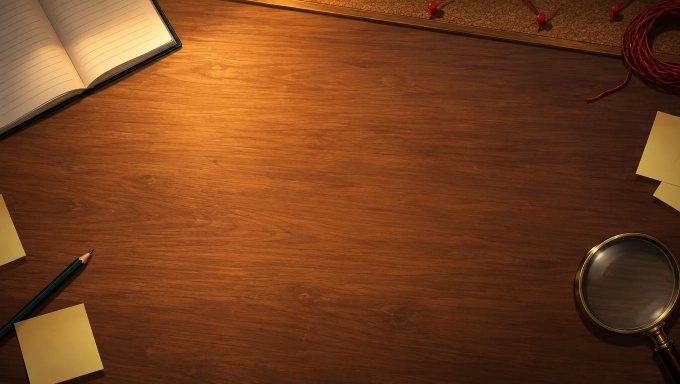
#> input picture art/nguon/topview-2026-10-02/ui-nen-quan-sat.png, 1360 x 768 px (shown at 1/2 size)
$ python xu-ly.py
#> lines starting #> are read from the running program, lines starting #| are printed output that depends on the picture
"""Xử lý ba ảnh giao diện 02/10/2026 thành tệp dùng trong game (prototype/src/assets/mvp/giao-dien/). Chạy: python xu-ly.py"""
from PIL import Image
import os
DICH = '../../../prototype/src/assets/mvp/giao-dien/'
Image.open('ui-nen-quan-sat.png').convert('RGB').save(DICH + 'ui-nen-quan-sat.webp', quality=82)
Image.open('ui-bien-ban.png').convert('RGB').save(DICH + 'ui-bien-ban.webp', quality=84)
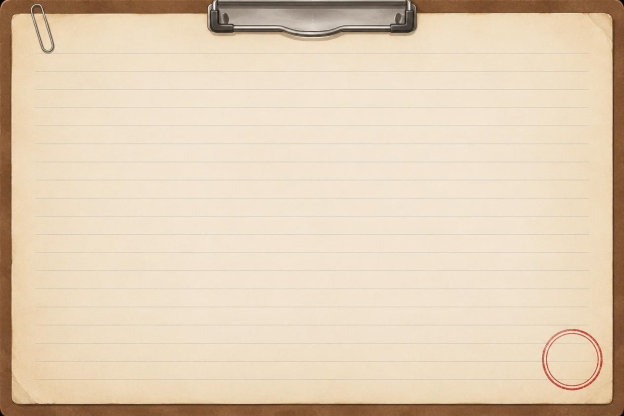
#> input picture art/nguon/topview-2026-10-02/ui-bien-ban.png, 1248 x 832 px (shown at 1/2 size)
# Kính lúp: nền magenta (kể cả trong lòng kính) thành trong suốt; khử viền hồng.
im = Image.open('ui-kinh-lup.png').convert('RGBA')
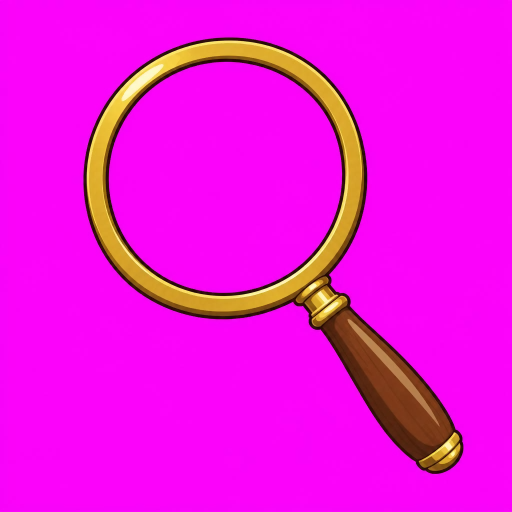
#> input picture art/nguon/topview-2026-10-02/ui-kinh-lup.png, 1024 x 1024 px (shown at 1/2 size)
px = im.load()
w, h = im.size
#> w = 1024; h = 1024
for y in range(h):
    for x in range(w):
        r, g, b, a = px[x, y]
        # Độ "magenta": đỏ và lam cao, lục thấp.
        m = min(r, b) - g
        if m > 150:
            px[x, y] = (r, g, b, 0)
        elif m > 60:
            k = (150 - m) / 90
            px[x, y] = (int(r * k), g, int(b * k), int(255 * k))
im = im.resize((512, 512), Image.LANCZOS)
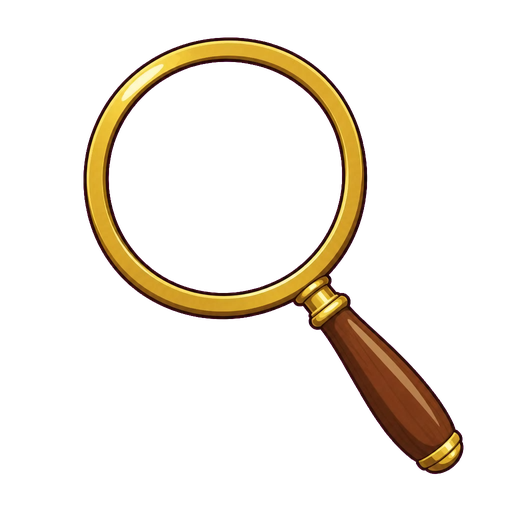
#> im: PIL image 512x512 RGBA; mean R, G, B, A 19.4, 13.1, 5.4, 31.3; transparent parts drawn white
im.save(DICH + 'ui-kinh-lup.webp', quality=88)
for n in ['ui-nen-quan-sat', 'ui-bien-ban', 'ui-kinh-lup']:
    print(n, os.path.getsize(DICH + n + '.webp'))
